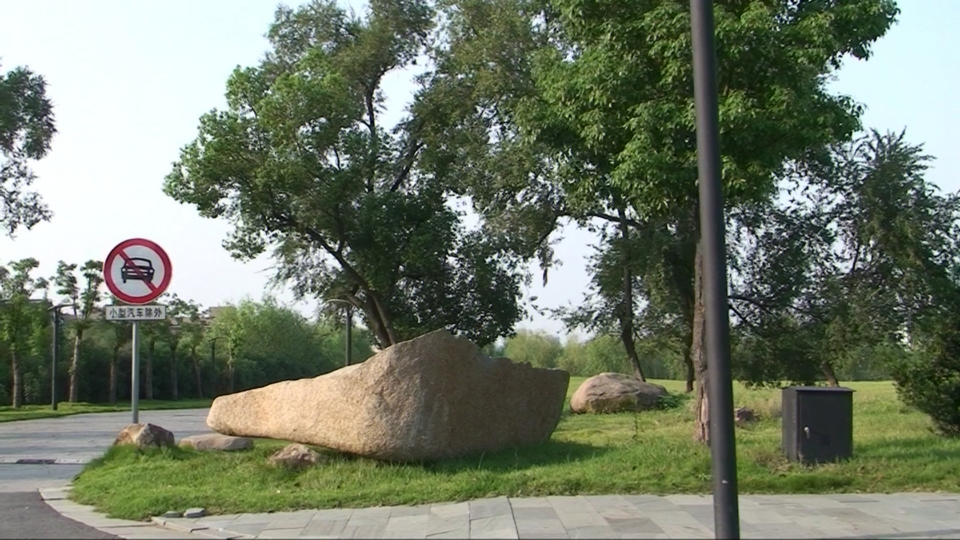
%> input picture Part-3/test00.jpg, 960 x 540 px
$ octave line_check.m   (GNU Octave 9; MATLAB toolbox functions it lacks are replaced by stand-ins)
%> lines starting %> are read from the running program, lines starting %| are printed output that depends on the picture
clear
clc
addpath('../GCMex')

% camera matrix K,R,t
%   image1
K1 = [1221.2270770 0.0000000 479.5000000;
      0.0000000	1221.2270770 269.5000000;
      0.0000000	0.0000000 1.0000000];
R1 = [1.0000000000	0.0000000000	0.0000000000;
      0.0000000000	1.0000000000	0.0000000000;
      0.0000000000	0.0000000000	1.0000000000];
t1 = [0.0000000000	0.0000000000	0.0000000000]';
%   image2
K2 = [1221.2270770	0.0000000	479.5000000;
      0.0000000	1221.2270770	269.5000000;
      0.0000000	0.0000000	1.0000000];
R2 = [0.9998813487	0.0148994942	0.0039106989;
      -0.0148907594	0.9998865876	-0.0022532664;
      -0.0039438279	0.0021947658	0.9999898146];
t2 = [-9.9909793759	0.2451742154	0.1650832670]';

%%%%%%%%%%%%%%%%%%%%%%%%%%%%%%
% [4 lines of commented-out code are left out]
%%%%%%%%%%%%%%%%%%%%%%%%%%%%%%

% read image
img1 = double(imread('test00.jpg'))/255;
img2 = double(imread('test09.jpg'))/255;
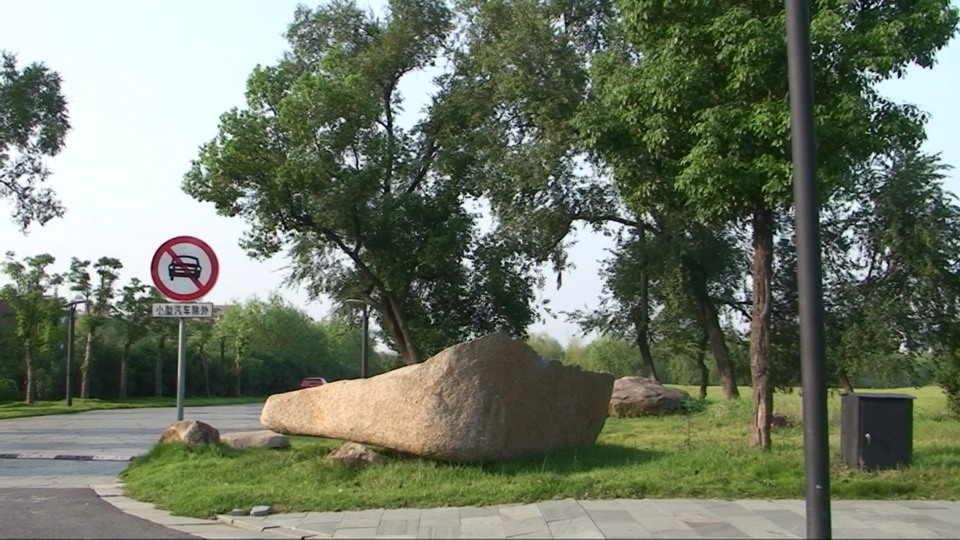
%> input picture Part-3/test09.jpg, 960 x 540 px
[height,width, ~] = size(img1);
%> height = 540; width = 960

img_seq1 = reshape(img1,[],3); % scan the image by column
img_seq2 = reshape(img2,[],3); % scan the image by column
N = size(img_seq1,1);
%> N = 518400
D = linspace(0,0.0085,50);
C = size(D,2);
unary = ones(C,N);
[X, Y] = meshgrid(1:C, 1:C);
labelcost = min(25, (X - Y).*(X - Y));
labelcost = labelcost./25;
tic

w = 124;%124 151 114 724 295 57  392
h = 270;%270 271 312 481 443 322 852
x1 = [w; h; 1];
x2 = K2*R2'*(R1/K1)*x1+K2*R2'*(t1-t2)*D;
x2_h = repmat(x2(3,:),3,1);
x2 = round(x2./x2_h);
figure()
imshow(img1);
axis on
hold on;
% Plot cross at row 100, column 50
plot(x1(1),x1(2), 'r+', 'MarkerSize', 10, 'LineWidth', 2);
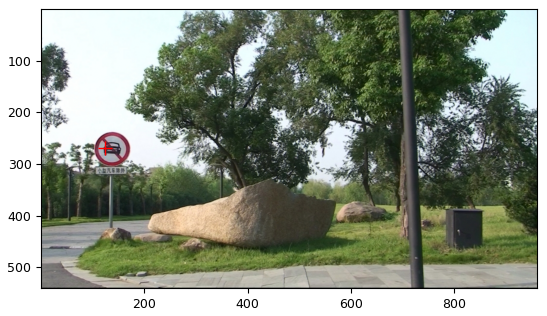
%> figure redrawn from the program's plot data
hold off

figure()
imshow(img2);
axis on
hold on;
%pl = plot([203 693], [201 188]);
plot(x2(1,:),x2(2,:), 'yx', 'MarkerSize', 2, 'LineWidth', 0.5);
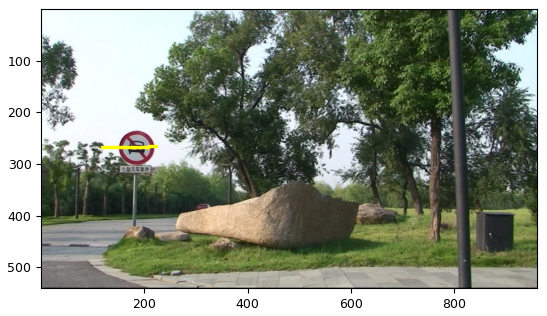
%> figure redrawn from the program's plot data
pl.Color = 'y';
pl.LineWidth = 2;
hold off
